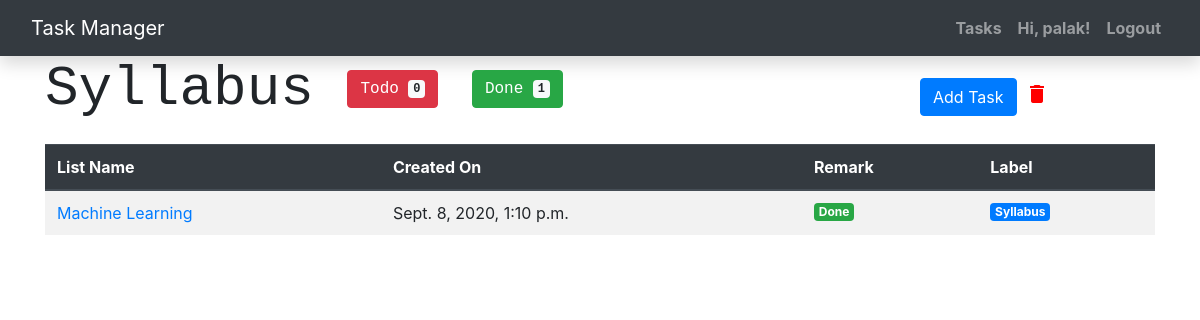
/tasklist/4/ (signed in), run on an earlier commit of the app's database.
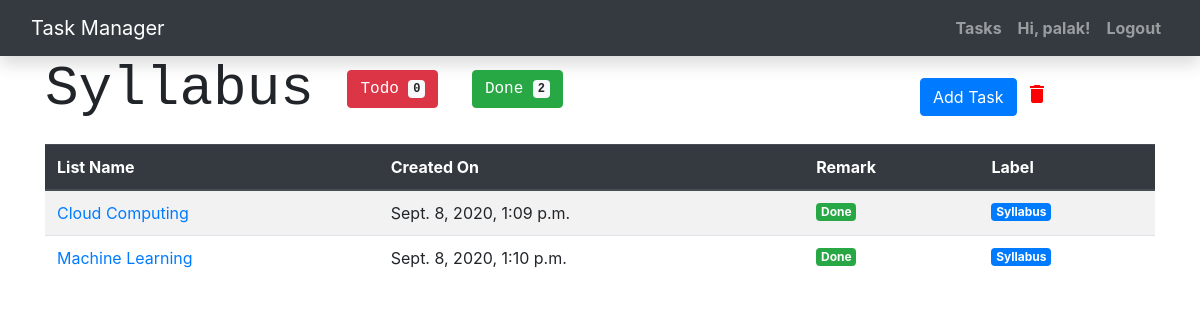
And on a later commit of the database.
### todo/models.py (models this page shows, shortened)
class Task(models.Model):
    title = models.CharField(max_length=128)
    slug = AutoSlugField(populate_from='title')
    description = models.TextField(default='',blank=True)
    task_list = models.ForeignKey(TaskList, on_delete=models.CASCADE, null=True)
    created_date = models.DateTimeField(default=timezone.now, blank=True, null=True)
    completed = models.BooleanField(default=False)
    completed_date = models.DateField(blank=True, null=True)
    created_by = models.ForeignKey(
        User,
        related_name="todo_created_by",
        on_delete=models.CASCADE,
    )

class TaskList(models.Model):
    name = models.CharField(max_length=60)
    slug = AutoSlugField(populate_from='name')
    def __str__(self):
        return self.name
    class Meta:
        ordering = ["name"]
        verbose_name_plural = "Task Lists"

### todo/views.py (the view)
# urls.py: path('tasklist/<int:tasklist_id>/', views.tasklist_details, name='tasklist_detail'),
@login_required
def tasklist_details(request, tasklist_id):
    tasklist = TaskList.objects.get(pk=tasklist_id)
    lists = Task.objects.filter(task_list=tasklist_id)
    count = lists.count()
    return render(request, 'tasklist_details.html',{
        "tasklist" : tasklist,
        "lists" : lists,
        "tasks_todo" : lists.filter(completed="False").count(),
        "tasks_done" : lists.filter(completed="True").count()
    })

### todo/templates/tasklist_details.html
{% extends 'base.html' %}
{% block content %}
<h2>
    <div class="row">
        <div class="col-9">
            <h3 class="display-4 text-monospace"> {{tasklist}}
                <button type="button" class="btn btn-danger">
                    Todo <span class="badge badge-light">{{tasks_todo}}</span>
                </button>
                <button class="btn btn-success">
                    Done <span class="badge badge-light">{{tasks_done}}</span>
                </button>
            </h3>
        </div>
        <div class="col-3">
            <div style="margin:20px;">
                <a href="{% url 'tasks_add' %}">
                    <button type="button" class="btn btn-primary">Add Task</button>
                </a>
                <a href="{% url 'tasklist_delete' tasklist.id %}"><span class="material-icons" style="color: red;">delete</span></a>
            </div>
       </div>
    </div>
</h2>
<table class="table table-striped">
    <thead class="thead-dark">
        <tr>
        <th scope="col">List Name </th>
        <th scope="col">Created On </th>
        <th scope="col">Remark </th>
        <th scope="col">Label </th>
      </tr>
    </thead>
    <tbody>
        {% for task in lists %}
    <tr>
        <td><a href="{% url 'task_detail' task.slug  %}"> {{ task.title }} </a> </td>
        <td>{{ task.created_date}}</td>
        <td> {% if task.completed  %}
                <span class="badge badge-success">Done</span>
            {% else %}
                <span class="badge badge-danger">Todo</span>
            {% endif %}
        </td>
        <td>
            <span class="badge badge-primary">{{task.task_list}}</span>
        </td>
    </tr>
      {% endfor %}
{% endblock content %}

What changed in the data, as far as the page shows it:
now on this page (row edited): Task: title "Cloud Computing", created_date "Sept. 8, 2020, 1:09 p.m.", completed "Done", task_list "Syllabus"
Also different on the page:
{{ tasks_done }}: "1" → "2"
